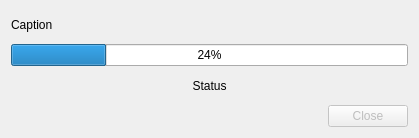
<?xml version="1.0" encoding="UTF-8"?>
<ui version="4.0">
 <class>CStatusForm</class>
 <widget class="QDialog" name="CStatusForm">
  <property name="geometry">
   <rect>
    <x>0</x>
    <y>0</y>
    <width>419</width>
    <height>138</height>
   </rect>
  </property>
  <property name="windowTitle">
   <string>Process status</string>
  </property>
  <property name="modal">
   <bool>true</bool>
  </property>
  <layout class="QGridLayout" name="gridLayout">
   <item row="0" column="0">
    <widget class="QLabel" name="lblCaption">
     <property name="text">
      <string>Caption</string>
     </property>
     <property name="textFormat">
      <enum>Qt::AutoText</enum>
     </property>
    </widget>
   </item>
   <item row="1" column="0">
    <widget class="QProgressBar" name="progressBar">
     <property name="value">
      <number>24</number>
     </property>
    </widget>
   </item>
   <item row="2" column="0">
    <widget class="QLabel" name="lblStatus">
     <property name="text">
      <string>Status</string>
     </property>
     <property name="alignment">
      <set>Qt::AlignCenter</set>
     </property>
    </widget>
   </item>
   <item row="3" column="0">
    <layout class="QHBoxLayout" name="horizontalLayout">
     <item>
      <spacer name="horizontalSpacer">
       <property name="orientation">
        <enum>Qt::Horizontal</enum>
       </property>
       <property name="sizeHint" stdset="0">
        <size>
         <width>40</width>
         <height>20</height>
        </size>
       </property>
      </spacer>
     </item>
     <item>
      <widget class="QPushButton" name="btnClose">
       <property name="enabled">
        <bool>false</bool>
       </property>
       <property name="text">
        <string>Close</string>
       </property>
      </widget>
     </item>
    </layout>
   </item>
  </layout>
 </widget>
 <resources/>
 <connections/>
</ui>
